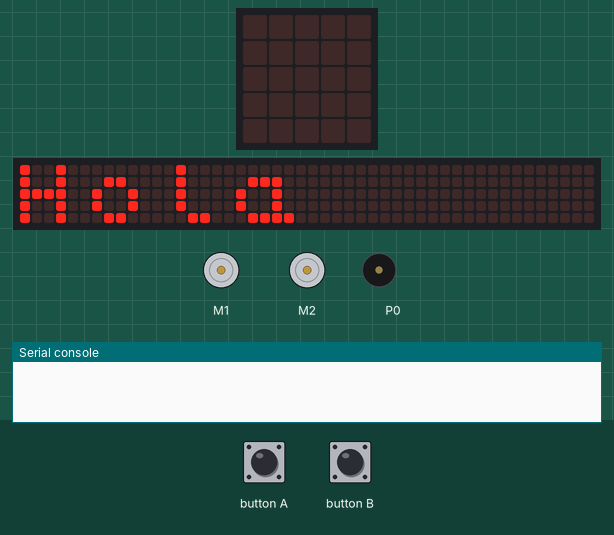
Recording of a program running on a simulated BBC micro:bit (MakeCode). On the bench: the board's 5×5 LED display, a strip that is not on the board, showing the scrolling text unrolled, 2 × DC motor (green arrow = forward, orange = backward, longer = faster), buzzer (waves = sounding), the last lines printed to the serial console. Inputs (shaded band) come from the test bench. No radio messages arrive unless stated (any console line starting 'radio sent:' is added by the test bench); the 48×5 strip is a reading aid, not a part: it shows the text the display is scrolling, unrolled, one strip-width of it at a time.

Above: at 4.3 s.
9.8 s: button A pressed for 0.15 s
At 10.5 s:
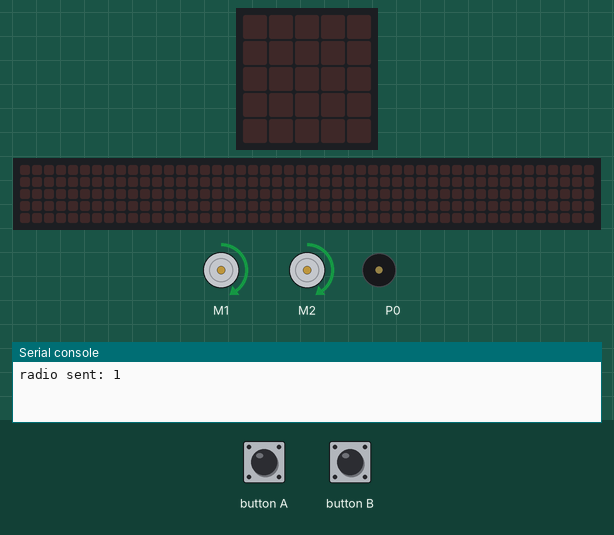
11.4 s: button B pressed for 0.15 s
At 12.9 s:
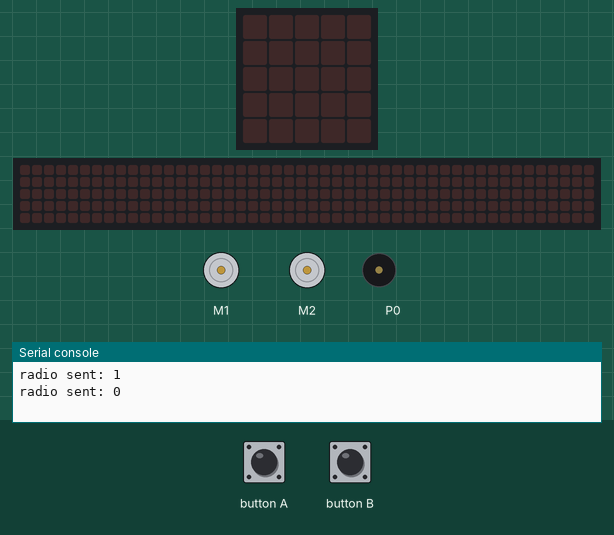
Timing chart, 0 to 14.4 s (numbered marks = the images above; inputs shaded):
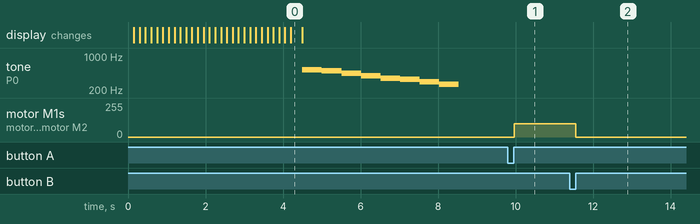

Measured:
- after the input at 9.8 s, motor M1, motor M2: stopped → forward 100/255 after 0.17 s
- after the input at 11.4 s, motor M1, motor M2: forward 100/255 → stopped after 0.15 s

The program:

main.ts
```typescript
input.onButtonPressed(Button.A, function () {
    radio.sendNumber(1)
    maqueen.motorRun(maqueen.Motors.All, maqueen.Dir.CW, 100)
})
input.onButtonPressed(Button.B, function () {
    radio.sendNumber(0)
    maqueen.motorStop(maqueen.Motors.All)
})
radio.setGroup(21)
basic.showString("Hola")
music.playMelody("C5 B A G F E D C ", 120)
basic.forever(function () {

})
```

test.ts
```typescript
// aquí va el archivo "tests"; esto no se compilará cuando este paquete se utilice como una extensión.
```
